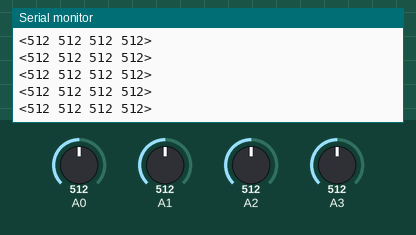
Recording of a sketch running on a simulated Arduino Uno, built with avr-gcc and run on an emulated ATmega328P. Parts: the last lines printed to the serial monitor. The test bench sets the inputs (shaded band); at power-on: A0 = 512, A2 = 512, A1 = 512, A3 = 512.

Above: at 1.2 s.
1.3 s: A0 set to 110
At 1.34 s:
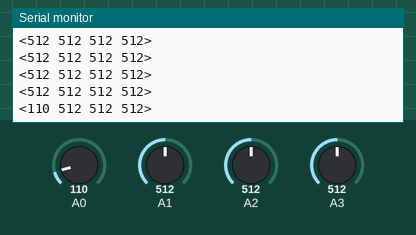
4.3 s: A0 set to 93
At 4.31 s:
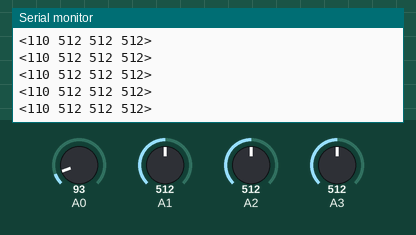
10.3 s: A2 set to 106
At 10.33 s:
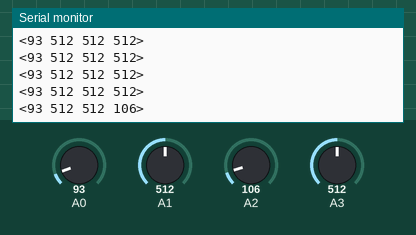
11.8 s: A2 set to 92
At 11.81 s:
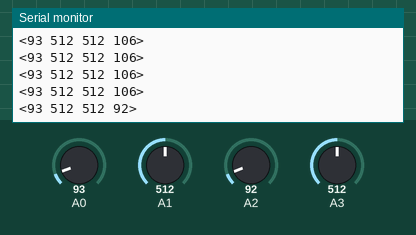
Timing chart, 0 to 14.3 s (numbered marks = the images above; inputs shaded):
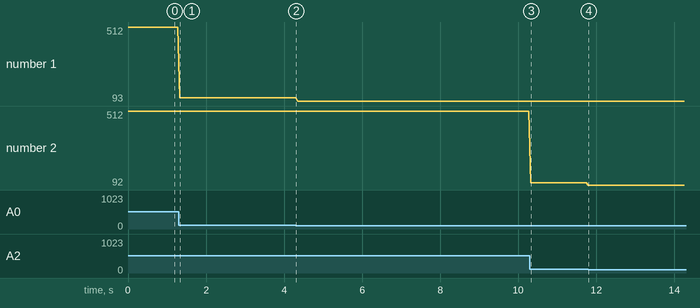

Measured:
- after the input at 1.3 s, the serial monitor: prints a new line at once (image 1)
- after the input at 10.3 s, the serial monitor: prints a new line at once (image 3)
- after the input at 11.8 s, the serial monitor: prints a new line at once (image 4)
- plotted number 1: 512 → 110 after the input at 1.3 s, 110 → 93 after the input at 4.3 s
- plotted number 2: 512 → 106 after the input at 10.3 s, 106 → 92 after the input at 11.8 s

The sketch:

gameport.ino
```cpp
/*

PC Propad Controller Interface

Mark Roland <mark@markroland.com>

7/3/2020 - Copied from Joystick code

*/

// Setup
void setup() {

  // Initialize serial connection
  Serial.begin(9600);
}

// Main Loop
void loop(){

  // Read analog values
  int A_button = analogRead(A0);
  int B_button = analogRead(A3);
  int x_axis = analogRead(A1);
  int y_axis = analogRead(A2);

  // Output data to Serial port
  Serial.print("<");
  Serial.print(A_button, DEC);
  Serial.print(" ");
  Serial.print(B_button, DEC);
  Serial.print(" ");
  Serial.print(x_axis, DEC);
  Serial.print(" ");
  Serial.print(y_axis, DEC);
  Serial.print(">\n");

  // Delay so that Processing can handle the input
  // https://arduino.stackexchange.com/questions/1830/reducing-lag-between-the-arduino-and-a-processing-sketch-on-my-computer
  delay(50);
}
```
